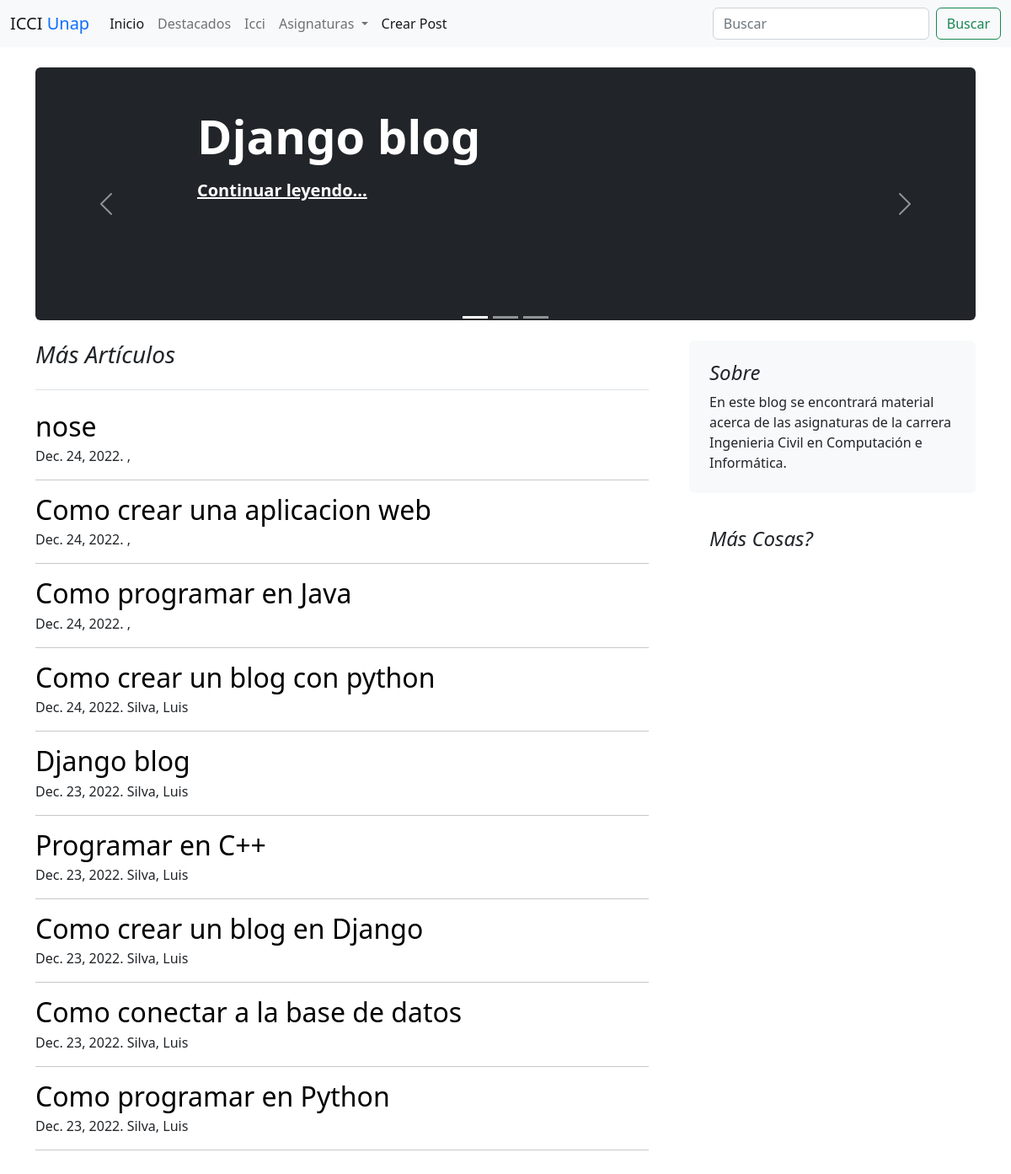
Before: / with the older database file.
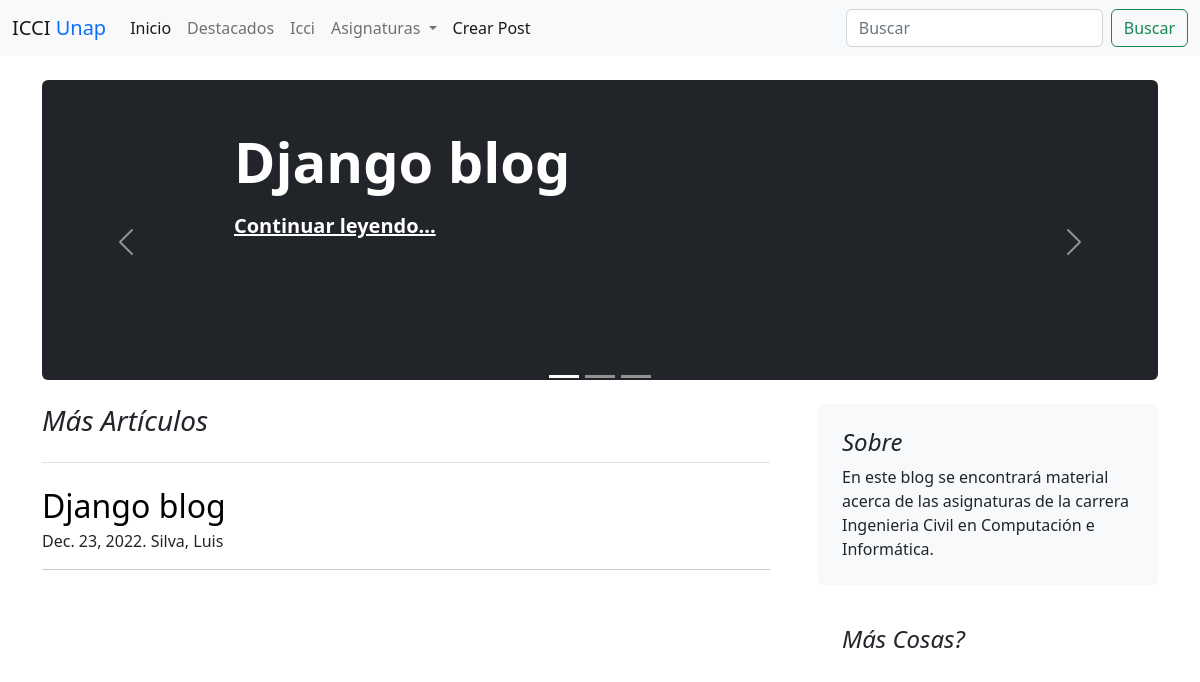
After: the same page with the newer database file.
### blogs/models.py (models this page shows, shortened)
class Post(models.Model):
    title=models.CharField(max_length=255)
    date_created=models.DateTimeField(auto_now_add=True)
    content=models.TextField()
    author=models.ForeignKey(settings.AUTH_USER_MODEL, on_delete=models.PROTECT)
    categories=models.ManyToManyField('Category')   #un post puede tener varias categorias y una categoria puede tener muchos post=ManyToManyField
    featured=models.BooleanField(default=False)
    pub_date = models.DateTimeField(default=timezone.now)
    def get_absolute_url(self):
         return reverse("blogs:post", kwargs={"pk": self.pk})
    class Meta:
        ordering=["-date_created"]

### users/models.py (models this page shows)
class User(AbstractUser):
    def __str__(self):
        return f'{self.last_name}, {self.first_name}'

### blogs/views.py (the view)
# urls.py: path('', views.home_page),
def home_page(request):
    posts = Post.objects.filter(
        pub_date__lte=timezone.now()
    )
    categories = Category.objects.all()
    featured = Post.objects.filter(featured=True).filter(
        pub_date__lte=timezone.now()
    )[:3]
    context = {
        'post_list': posts,
        'categories': categories,
        'featured': featured
    }
    return render(request, 'blogs/home_page.html', context=context)

### blogs/templates/blogs/home_page.html (shortened to what this page needs)
{% extends 'base.html' %}
{% block content %}
<div class="container-xxl bd-gutter mt-3 my-md-4 bd-layout">
    <main class="container">
        <div class="row g-5">
            <div class="col-md-12">
                {% include "blogs/featured.html" %}
            </div>
        </div>
        <div class="row g-5">
            <div class="col-md-8">
                <h3 class="pb-4 mb-4 fst-italic border-bottom">
                    Más Artículos
                </h3>
                {% for post in post_list %}
                    <article class="blog-post">
                        <h2 class="blog-post-title mb-1">
                            <a href="{% url 'blogs:post' post.id %}" style="text-decoration: none"
                               class="text-black">
                                {{ post.title }}
                            </a>
                        </h2>
                        <p class="blog-post-meta">{{ post.date_created.date }}. {{post.author}}</p>
                        <hr>
                    </article>
                {% endfor %}
            </div>
            <div class="col-md-4">
                <div class="position-sticky" style="top: 2rem;">
                    <div class="p-4 mb-3 bg-light rounded">
                        <h4 class="fst-italic">Sobre</h4>
                        <p class="mb-0">En este blog se encontrará material acerca de las asignaturas de la carrera Ingenieria Civil en Computación e Informática.</p>
                    </div>
                    <div class="p-4">
                        <h4 class="fst-italic">Más Cosas?</h4>
                    </div>
                </div>
            </div>
        </div>
    </main>
</div>
{% endblock content %}

### blogs/templates/base.html (shortened to what this page needs)
<!DOCTYPE html>
<html lang="en">
<head>
    <link href="https://cdn.jsdelivr.net/npm/bootstrap@5.2.2/dist/css/bootstrap.min.css" rel="stylesheet"
>
</head>
<body>
{% include "navbar.html" %}
{% block content %} {% endblock content %}
</body>
</html>

### blogs/templates/navbar.html (shortened to what this page needs)
<nav class="navbar navbar-expand-lg bg-light">
    <div class="container-fluid">
        <a class="navbar-brand" href="/">ICCI<span class="text-primary">&nbsp;Unap</span></a>
        <div class="collapse navbar-collapse" id="navbarSupportedContent">
            <ul class="navbar-nav me-auto mb-2 mb-lg-0">
                <li class="nav-item">
                    <a class="nav-link active" aria-current="page" href="/">Inicio</a>
                </li>
                <li class="nav-item">
                    <a class="nav-link" href="{% url 'blogs:featured' %}">Destacados</a>
                </li>
                <li class="nav-item">
                    <a class="nav-link" href="https://www.icci-unap.cl/">Icci</a>
                </li>
                <li class="nav-item dropdown">
                    <a class="nav-link dropdown-toggle" href="#" role="button" data-bs-toggle="dropdown"
                       aria-expanded="false">
                       Asignaturas
                    </a>
                    <li class="nav-item">
                        <a class="nav-link active" aria-current="page" href="{% url 'blogs:blog-new' %}">Crear Post</a>
                    </li>
                </li>
            </ul>
            <form class="d-flex" role="search" action="{% url 'blogs:search'%}" method="get">
                <input name="search" class="form-control me-2" type="search" placeholder="Buscar" aria-label="Search">
                <button class="btn btn-outline-success" type="submit">Buscar</button>
            </form>
        </div>
    </div>
</nav>

### blogs/templates/blogs/featured.html (shortened to what this page needs)
<div id="carouselIndicators" class="carousel slide" data-bs-ride="true">
    <div class="carousel-indicators">
        <button type="button" data-bs-target="#carouselIndicators" data-bs-slide-to="0" class="active"
                aria-current="true" aria-label="Slide 1"></button>
        <button type="button" data-bs-target="#carouselIndicators" data-bs-slide-to="1"
                aria-label="Slide 2"></button>
        <button type="button" data-bs-target="#carouselIndicators" data-bs-slide-to="2"
                aria-label="Slide 3"></button>
    </div>
    <div class="carousel-inner">
        {% for f in featured %}
            <div class="carousel-item {% if f == featured|first %}active{% endif %}">
                <div class="px-5 p-md-5 mb-4 rounded text-bg-success bg-dark" style="height: 300px">
                    <div class="col-md-10 px-5 mx-5">
                        <h1 class="display-4 fw-bold px-5">{{ f.title }}</h1>
                        <p class="lead mb-0 px-5"><a href="{{f.get_absolute_url}}" class="text-white fw-bold">Continuar
                            leyendo...</a></p>
                    </div>
                </div>
            </div>
        {% endfor %}
    </div>
    <button class="carousel-control-prev" type="button" data-bs-target="#carouselIndicators"
            data-bs-slide="prev">
        <span class="carousel-control-prev-icon" aria-hidden="true"></span>
    </button>
    <button class="carousel-control-next" type="button" data-bs-target="#carouselIndicators"
            data-bs-slide="next">
        <span class="carousel-control-next-icon" aria-hidden="true"></span>
    </button>
</div>

Changed rows visible on the page:
removed Post: title "nose", date_created "Dec. 24, 2022", author ",", shown under "Más Artículos"
removed Post: title "Como crear una aplicacion web", date_created "Dec. 24, 2022", author ",", shown under "Más Artículos"
removed Post: title "Como programar en Java", date_created "Dec. 24, 2022", author ",", shown under "Más Artículos"
removed Post: title "Como crear un blog con python", date_created "Dec. 24, 2022", author "Silva, Luis", shown under "Más Artículos"
removed Post: title "Programar en C++", date_created "Dec. 23, 2022", author "Silva, Luis", shown under "Más Artículos"
removed Post: title "Como crear un blog en Django", date_created "Dec. 23, 2022", author "Silva, Luis", shown under "Más Artículos"
removed Post: title "Como conectar a la base de datos", date_created "Dec. 23, 2022", author "Silva, Luis", shown under "Más Artículos"
removed Post: title "Como programar en Python", date_created "Dec. 23, 2022", author "Silva, Luis", shown under "Más Artículos"
